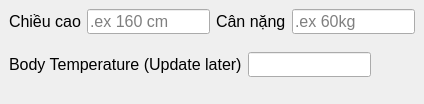
                     <widget class="QWidget" name="widget_53" native="true">
                      <layout class="QVBoxLayout" name="verticalLayout_35">
                       <property name="spacing">
                        <number>0</number>
                       </property>
                       <property name="leftMargin">
                        <number>0</number>
                       </property>
                       <property name="topMargin">
                        <number>0</number>
                       </property>
                       <property name="rightMargin">
                        <number>0</number>
                       </property>
                       <property name="bottomMargin">
                        <number>0</number>
                       </property>
                       <item alignment="Qt::AlignmentFlag::AlignLeft">
                        <widget class="QWidget" name="widget_54" native="true">
                         <layout class="QHBoxLayout" name="horizontalLayout_37">
                          <item>
                           <widget class="QLabel" name="label_43">
                            <property name="font">
                             <font>
                              <pointsize>12</pointsize>
                             </font>
                            </property>
                            <property name="text">
                             <string>Chiều cao</string>
                            </property>
                           </widget>
                          </item>
                          <item>
                           <widget class="QLineEdit" name="height">
                            <property name="minimumSize">
                             <size>
                              <width>123</width>
                              <height>25</height>
                             </size>
                            </property>
                            <property name="maximumSize">
                             <size>
                              <width>123</width>
                              <height>25</height>
                             </size>
                            </property>
                            <property name="font">
                             <font>
                              <pointsize>12</pointsize>
                             </font>
                            </property>
                            <property name="cursor">
                             <cursorShape>IBeamCursor</cursorShape>
                            </property>
                            <property name="mouseTracking">
                             <bool>true</bool>
                            </property>
                            <property name="focusPolicy">
                             <enum>Qt::FocusPolicy::StrongFocus</enum>
                            </property>
                            <property name="maxLength">
                             <number>3</number>
                            </property>
                            <property name="echoMode">
                             <enum>QLineEdit::EchoMode::Normal</enum>
                            </property>
                            <property name="readOnly">
                             <bool>false</bool>
                            </property>
                            <property name="placeholderText">
                             <string>.ex 160 cm</string>
                            </property>
                           </widget>
                          </item>
                          <item>
                           <widget class="QLabel" name="label_44">
                            <property name="font">
                             <font>
                              <pointsize>12</pointsize>
                             </font>
                            </property>
                            <property name="text">
                             <string>Cân nặng</string>
                            </property>
                           </widget>
                          </item>
                          <item>
                           <widget class="QLineEdit" name="weight">
                            <property name="minimumSize">
                             <size>
                              <width>123</width>
                              <height>25</height>
                             </size>
                            </property>
                            <property name="maximumSize">
                             <size>
                              <width>123</width>
                              <height>25</height>
                             </size>
                            </property>
                            <property name="font">
                             <font>
                              <pointsize>12</pointsize>
                             </font>
                            </property>
                            <property name="cursor">
                             <cursorShape>IBeamCursor</cursorShape>
                            </property>
                            <property name="mouseTracking">
                             <bool>true</bool>
                            </property>
                            <property name="focusPolicy">
                             <enum>Qt::FocusPolicy::StrongFocus</enum>
                            </property>
                            <property name="maxLength">
                             <number>3</number>
                            </property>
                            <property name="echoMode">
                             <enum>QLineEdit::EchoMode::Normal</enum>
                            </property>
                            <property name="readOnly">
                             <bool>false</bool>
                            </property>
                            <property name="placeholderText">
                             <string>.ex 60kg</string>
                            </property>
                           </widget>
                          </item>
                         </layout>
                        </widget>
                       </item>
                       <item alignment="Qt::AlignmentFlag::AlignLeft">
                        <widget class="QWidget" name="widget_55" native="true">
                         <layout class="QHBoxLayout" name="horizontalLayout_38">
                          <item>
                           <widget class="QLabel" name="label_45">
                            <property name="font">
                             <font>
                              <pointsize>12</pointsize>
                             </font>
                            </property>
                            <property name="text">
                             <string>Body Temperature (Update later)</string>
                            </property>
                           </widget>
                          </item>
                          <item>
                           <widget class="QLineEdit" name="lineEdit_27">
                            <property name="enabled">
                             <bool>true</bool>
                            </property>
                            <property name="minimumSize">
                             <size>
                              <width>123</width>
                              <height>25</height>
                             </size>
                            </property>
                            <property name="maximumSize">
                             <size>
                              <width>123</width>
                              <height>25</height>
                             </size>
                            </property>
                            <property name="font">
                             <font>
                              <pointsize>12</pointsize>
                             </font>
                            </property>
                            <property name="cursor">
                             <cursorShape>ForbiddenCursor</cursorShape>
                            </property>
                            <property name="mouseTracking">
                             <bool>true</bool>
                            </property>
                            <property name="focusPolicy">
                             <enum>Qt::FocusPolicy::NoFocus</enum>
                            </property>
                            <property name="maxLength">
                             <number>0</number>
                            </property>
                            <property name="frame">
                             <bool>true</bool>
                            </property>
                            <property name="echoMode">
                             <enum>QLineEdit::EchoMode::Normal</enum>
                            </property>
                            <property name="readOnly">
                             <bool>false</bool>
                            </property>
                            <property name="cursorMoveStyle">
                             <enum>Qt::CursorMoveStyle::VisualMoveStyle</enum>
                            </property>
                           </widget>
                          </item>
                         </layout>
                        </widget>
                       </item>
                       <item>
                        <widget class="QWidget" name="widget_56" native="true">
                         <layout class="QHBoxLayout" name="horizontalLayout_39" />
                        </widget>
                       </item>
                      </layout>
                     </widget>
